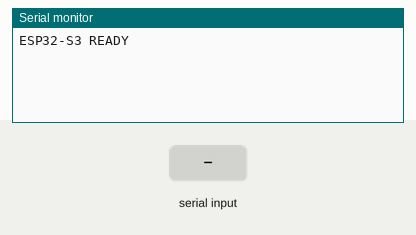
Simulated run of this sketch. Board: ESP32-S3. Shown: the last lines printed to the serial monitor. The test bench sets the inputs (shaded band).

Above: at 1.2 s.
1.3 s: "90,45\n" received over the second serial link
At 1.9 s:
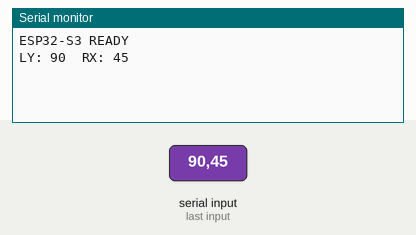
2.8 s: "30,150\n" received over the second serial link
At 4.2 s:
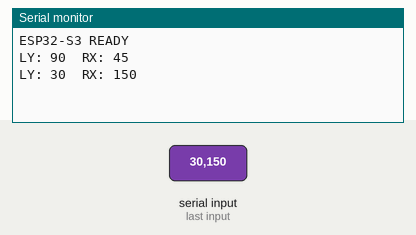

The sketch:

esp32_esp32S3.ino
```cpp
void setup() {
  Serial.begin(9600);                    // USB Serial (PC)
  Serial1.begin(9600, SERIAL_8N1, 7, 8); // RX=7, TX=8 (from ESP32)

  Serial.println("ESP32-S3 READY");
}

void loop() {
  static char buffer[20];
  static int index = 0;

  while (Serial1.available()) {
    char c = Serial1.read();

    if (c == '\n') {
      buffer[index] = '\0';
      index = 0;

      int ly, rx;
      if (sscanf(buffer, "%d,%d", &ly, &rx) == 2) {
        Serial.print("LY: ");
        Serial.print(ly);
        Serial.print("  RX: ");
        Serial.println(rx);
      }
    }
    else if (index < sizeof(buffer) - 1) {
      buffer[index++] = c;
    }
  }
}
```

Measured:
- after the input at 1.3 s, the serial monitor: prints a new line at once (image 1)
- after the input at 2.8 s, the serial monitor: prints a new line at once (image 2)
